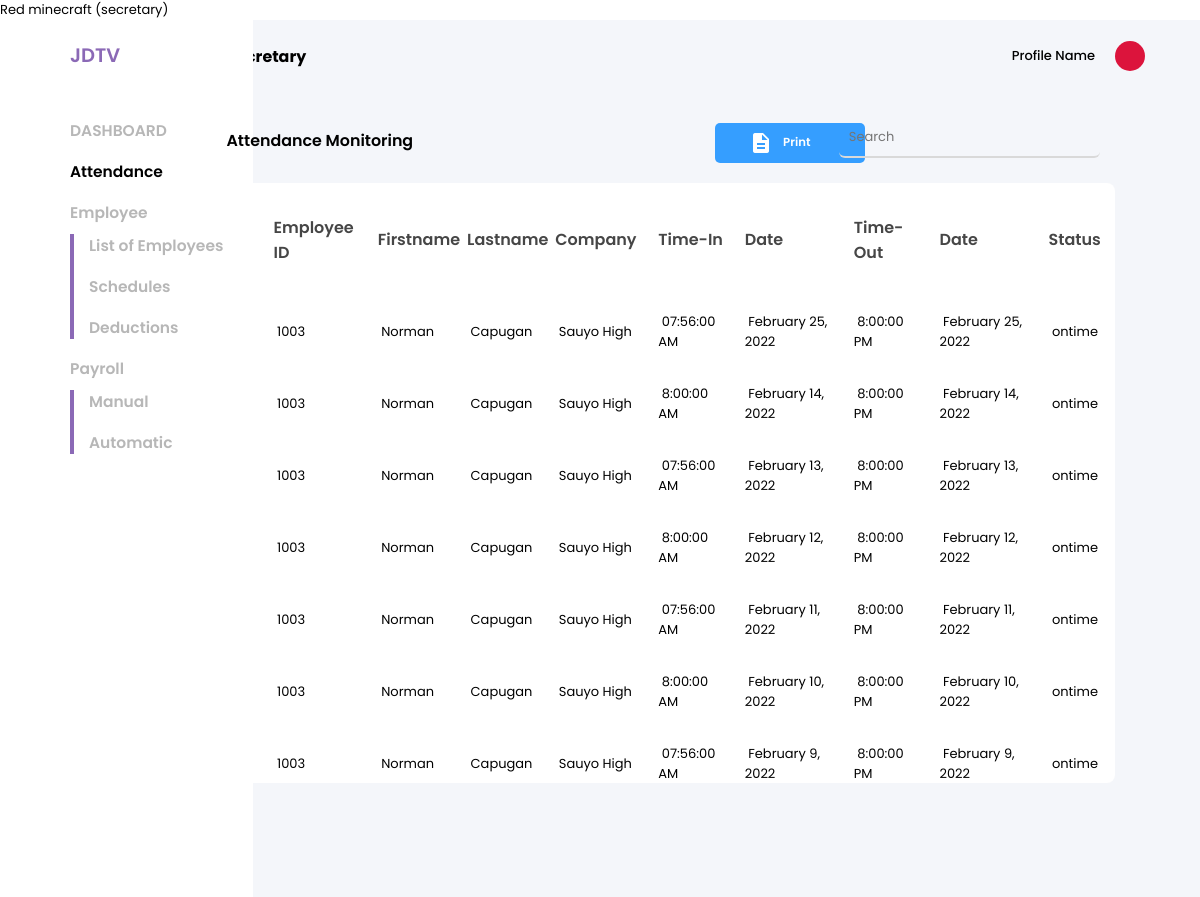
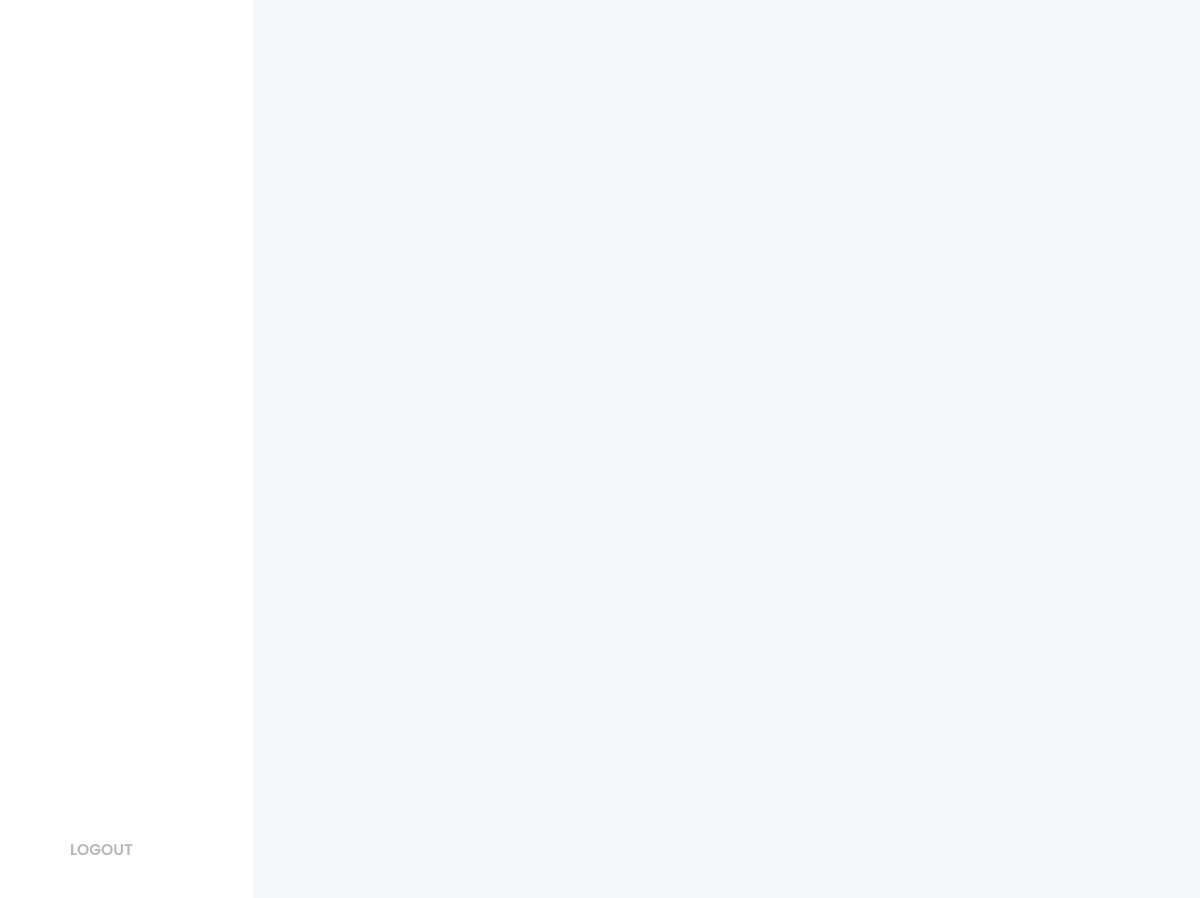
/emp_module-main/SecretaryPortal/secdashboard.php (signed in), run on the app's committed database (2 pictures, top to bottom).
### tables this page shows
CREATE TABLE `emp_attendance` (
  `id` int(11) NOT NULL,
  `empId` varchar(255) NOT NULL,
  `company` varchar(100) DEFAULT NULL,
  `timeIn` varchar(20) DEFAULT NULL,
  `timeOut` varchar(20) DEFAULT NULL,
  `datetimeIn` varchar(100) DEFAULT NULL,
  `datetimeOut` varchar(100) DEFAULT NULL,
  `location` varchar(255) DEFAULT NULL,
  `status` varchar(255) DEFAULT NULL,
  `salary_status` varchar(50) NOT NULL,
  `login_session` varchar(10) DEFAULT NULL
);

CREATE TABLE `emp_info` (
  `id` int(11) NOT NULL,
  `empId` varchar(255) NOT NULL,
  `companyId` varchar(255) NOT NULL,
  `firstname` varchar(255) NOT NULL,
  `lastname` varchar(255) NOT NULL,
  `address` varchar(255) NOT NULL,
  `cpnumber` varchar(11) NOT NULL,
  `status` varchar(255) NOT NULL,
  `access` varchar(255) NOT NULL,
  `position` varchar(100) NOT NULL,
  `scheduleTimeIn` varchar(100) NOT NULL,
  `scheduleTimeOut` varchar(100) NOT NULL,
  `email` varchar(255) NOT NULL,
  `password` varchar(255) NOT NULL,
  `timer` varchar(255) NOT NULL,
  `rate` float NOT NULL
);

### emp_module-main/class.php (the view, shortened to what this page needs)
<?php
Class Payroll
{
    private $username = "root";
    private $password = "";
    private $dns = "mysql:host=localhost;dbname=newpayroll";
    public function con()
    {
        $this->pdo = new PDO($this->dns, $this->username, $this->password);
        $this->pdo->setAttribute(PDO::ATTR_DEFAULT_FETCH_MODE, PDO::FETCH_OBJ);
        return $this->pdo;
    }
    public function verifyUserAccess($access, $fullname)
    {
        $message = 'You are not allowed to enter the system';
        if($access == 'user'){
            header("Location: login.php?message=$message");
        } else if($access == 'super administrator'){
            echo 'Welcome '.$fullname;
        } else if ($access == 'secretary') {
            echo ''.$fullname.' ('.$access.')';
        } else if ($access == 'Employee') {
            $position = $_SESSION['OICDetails']['position'];
            $scheduleTimeIn = $_SESSION['OICDetails']['scheduleTimeIn'];
            $scheduleTimeOut = $_SESSION['OICDetails']['scheduleTimeOut'];
            echo 'Welcome '.$fullname.' ('.$access.': '.$position.') (';
            echo $scheduleTimeIn. " - " .$scheduleTimeOut.") ";
        }
        else {
            header("Location: login.php?message=$message");
        }
    }
    public function displayAttendance()
    {
        $sql ="SELECT emp_info.empId, emp_info.firstname, emp_info.lastname,emp_attendance.company, emp_attendance.timeIn, emp_attendance.datetimeIn,
                        emp_attendance.timeOut, emp_attendance.datetimeOut,
                        emp_attendance.status, emp_attendance.id
        FROM emp_info
        INNER JOIN emp_attendance ON emp_info.empId = emp_attendance.empId WHERE emp_attendance.salary_status != 'paid'
        ORDER BY emp_attendance.id DESC;";
            $stmt = $this->con()->prepare($sql);
            $stmt->execute();
            while($row = $stmt->fetch()){
            echo "<tr>
            <td>&nbsp;$row->empId&nbsp;</td>
            <td>&nbsp;$row->firstname&nbsp;</td>
            <td>&nbsp;$row->lastname&nbsp;</td>
            <td>&nbsp;$row->company&nbsp;</td>
            <td>&nbsp;$row->timeIn&nbsp;</td>
            <td>&nbsp;$row->datetimeIn&nbsp;</td>
            <td>&nbsp;$row->timeOut&nbsp;</td>
            <td>&nbsp;$row->datetimeOut&nbsp;</td>
            <td>&nbsp;$row->status&nbsp;</td>
            </tr>";
            }
    }
}
?>

### emp_module-main/SecretaryPortal/secdashboard.php (shortened to what this page needs)
<?php
require_once('../class.php');
$sessionData = $payroll->getSessionSecretaryData();
$payroll->verifyUserAccess($sessionData['access'], $sessionData['fullname']);
?>
<!DOCTYPE html>
<html lang="en">
<head>
    <link rel="stylesheet" href="https://use.fontawesome.com/releases/v5.15.4/css/all.css">
    <link rel="stylesheet" type="text/css" href="../css/main.css">
</head>
<body>
    <div class="main-container">
        <div class="sidebar">
            <div class="sidebar__logo">
                <div class="logo"></div>
                <h3>JDTV</h3>
            </div>
            <nav>
                <ul>
                    <li class="li__records">
                        <a href="#" class="">DASHBOARD</a>
                    </li>
                    <li class="li__activities active">
                        <a href="" class="active">Attendance</a>
                    </li>
                    <li class="li__user">
                        <a href="#">Employee</a>
                        <ul>
                            <li><a href="../SecretaryPortal/employeelist.php">List of Employees</a></li>
                            <li><a href="../SecretaryPortal/empschedule.php">Schedules</a></li>
                            <li><a href="../SecretaryPortal/deductions.php">Deductions</a></li>
                        </ul>
                    </li>
                    <li class="li__report" class ="active">
                        <a href="">Payroll</a>
                        <ul>
                            <li><a href="../SecretaryPortal/manualpayroll.php">Manual</a></li>
                            <li><a href="../SecretaryPortal/automaticpayroll.php">Automatic</a></li>
                        </ul>
                    </li>
                </ul>
            </nav>
            <div class="sidebar__logout">
                <div class="li li__logout"><a href="#">LOGOUT</a></div>
            </div>
        </div>
        <div class="page-info-head">
            Secretary
        </div>
        <div class="user-info">
            <p>Profile Name</p>
            <div class="user-profile">
            </div>
        </div>
        <div class="attendance_monitoring">
            <div class="attendance_monitoring__header">
                <h1>Attendance Monitoring</h1>
                <button class="btn_primary">
                    <span class="material-icons"> description</span>
                    <a href="#">Print</a>
                </button>
                <div class="attendance_monitoring__header__svg">
                    <object data="SVG_modified/search.svg" type=""></object>
                </div>
                <input type="search" placeholder="Search">
            </div>
            <div class="card">
                <div class="card__content">
                    <table>
                        <thead>
                            <tr>
                                <th>Employee ID</th>
                                <th>Firstname</th>
                                <th>Lastname</th>
                                <th>Company</th>
                                <th>Time-In</th>
                                <th>Date</th>
                                <th>Time-Out</th>
                                <th>Date</th>
                                <th>Status</th>
                            </tr>
                        </thead>
                        <tbody>
                            <?php
                                if(isset($_POST['print'])){
                                } else if(isset($_POST['bsearch'])){
                                    $payroll->search();
                                }
                                else {
                                    $payroll->displayAttendance();
                                }
                            ?>
                        </tbody>
                    </table>
                </div>
            </div>
        </div>
    </div>
</body>
</html>

### data on the page
emp_attendance: emp_info.empId "1003", emp_info.firstname "Norman", emp_info.lastname "Capugan", company "Sauyo High", timeIn "07:56:00 AM", datetimeIn "February 25, 2022", timeOut "8:00:00 PM", datetimeOut "February 25, 2022", status "ontime"
emp_attendance: emp_info.empId "1003", emp_info.firstname "Norman", emp_info.lastname "Capugan", company "Sauyo High", timeIn "8:00:00 AM", datetimeIn "February 14, 2022", timeOut "8:00:00 PM", datetimeOut "February 14, 2022", status "ontime"
emp_attendance: emp_info.empId "1003", emp_info.firstname "Norman", emp_info.lastname "Capugan", company "Sauyo High", timeIn "07:56:00 AM", datetimeIn "February 13, 2022", timeOut "8:00:00 PM", datetimeOut "February 13, 2022", status "ontime"
emp_attendance: emp_info.empId "1003", emp_info.firstname "Norman", emp_info.lastname "Capugan", company "Sauyo High", timeIn "8:00:00 AM", datetimeIn "February 12, 2022", timeOut "8:00:00 PM", datetimeOut "February 12, 2022", status "ontime"
emp_attendance: emp_info.empId "1003", emp_info.firstname "Norman", emp_info.lastname "Capugan", company "Sauyo High", timeIn "07:56:00 AM", datetimeIn "February 11, 2022", timeOut "8:00:00 PM", datetimeOut "February 11, 2022", status "ontime"
emp_attendance: emp_info.empId "1003", emp_info.firstname "Norman", emp_info.lastname "Capugan", company "Sauyo High", timeIn "8:00:00 AM", datetimeIn "February 10, 2022", timeOut "8:00:00 PM", datetimeOut "February 10, 2022", status "ontime"
emp_attendance: emp_info.empId "1003", emp_info.firstname "Norman", emp_info.lastname "Capugan", company "Sauyo High", timeIn "07:56:00 AM", datetimeIn "February 9, 2022", timeOut "8:00:00 PM", datetimeOut "February 9, 2022", status "ontime"

### other printed values
$access "secretary"
